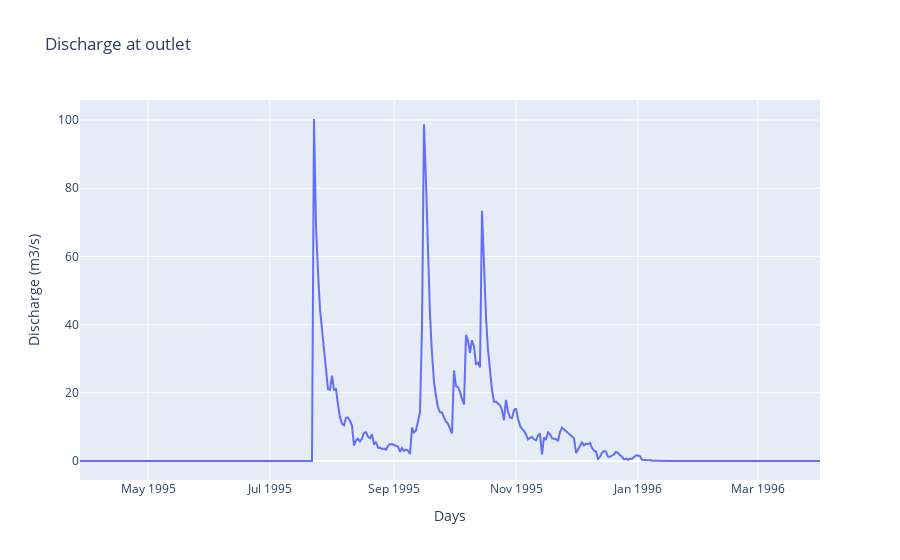

The notebook cell this image was saved under:
### Code cell
Dates_simulation = num2date(nc_simulated.variables['time'][:], units=nc_simulated.variables['time'].units)

fig_Discharge_outlet = go.Figure()

fig_Discharge_outlet.add_trace(go.Scatter(y=FLOWS_simulated[0],
                         x=Dates_simulation,
                mode='lines',
                name='Simulated'))


fig_Discharge_outlet.update_layout(title='Discharge at outlet',
                       xaxis_title = 'Days',
                       yaxis_title = 'Discharge (m3/s)')

fig_Discharge_outlet.show()

### Figure 1 — Plotly figure (JSON) as saved in the notebook; plotly's stock layout.template omitted (floating-point values rounded to 4 significant figures; data arrays with more than 128 entries replaced by an {"elided": "..."} marker saying what was removed)
{"data": [{"mode": "lines", "name": "Simulated", "type": "scatter", "x": {"elided": "371 str values"}, "y": {"elided": "371 float values"}}], "layout": {"title": {"text": "Discharge at outlet"}, "xaxis": {"title": {"text": "Days"}}, "yaxis": {"title": {"text": "Discharge (m3/s)"}}}}
